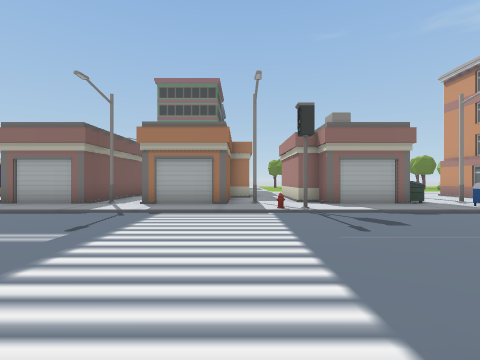
View 1 (above)

23 first-person views from a walk through a Unity game level. The camera is 1.3 m above the floor, looks level and sees 85° across. The floor is counted in squares, 2 m on a side. Each view is taken from the middle of a square. On the plan, view 1 faces up. The plan holds only what a view shows up to about 9 squares ahead; the rest is blank. The place goes on beyond the plan. The player character is not drawn. Some surface patterns are stand-ins.

View 2
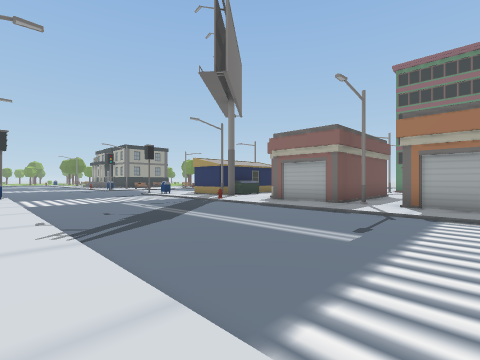

View 3
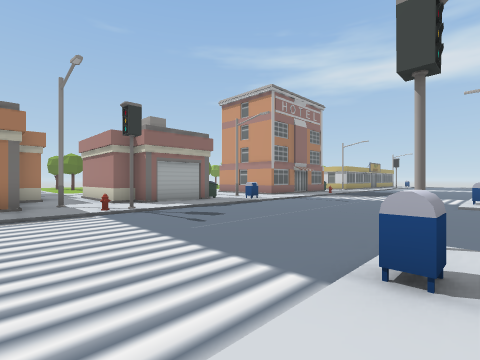

View 4
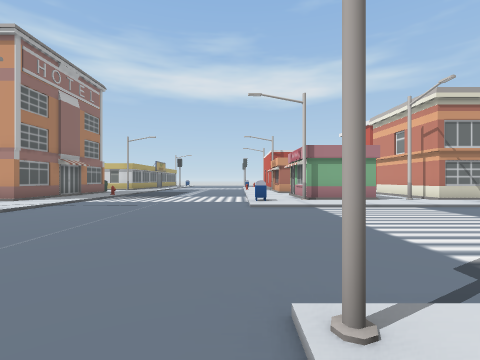

View 5
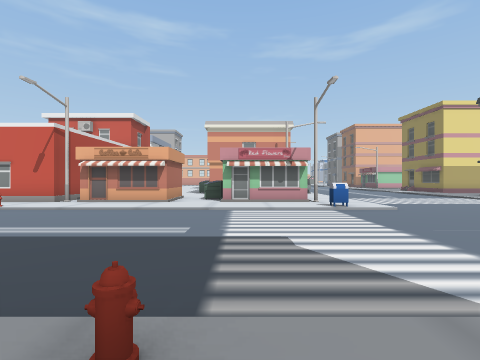

View 6
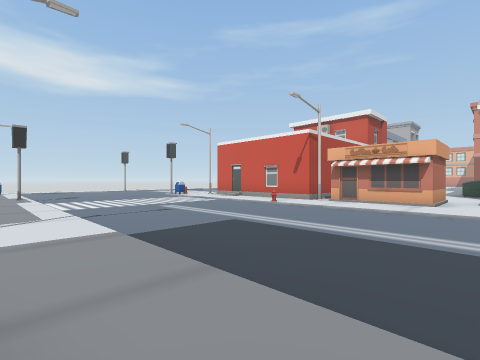

View 7
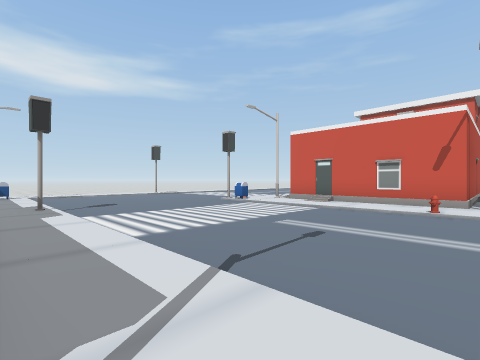

View 8
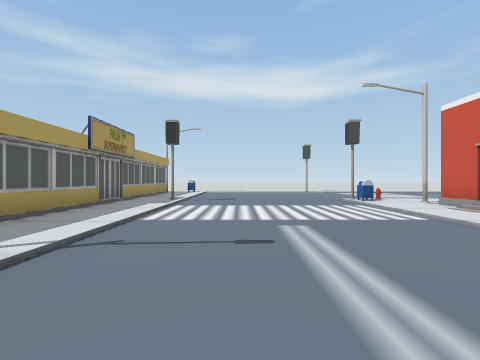

View 9
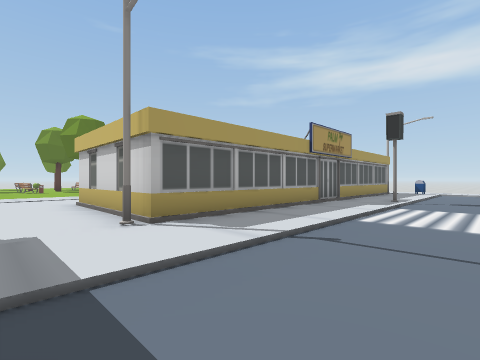

View 10
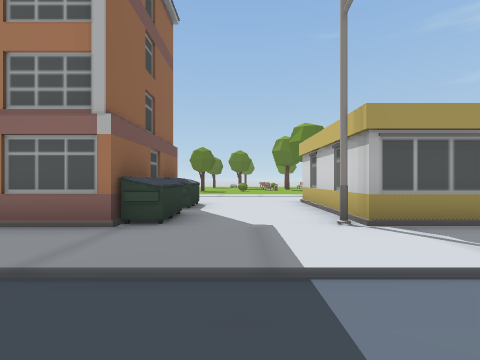

View 11
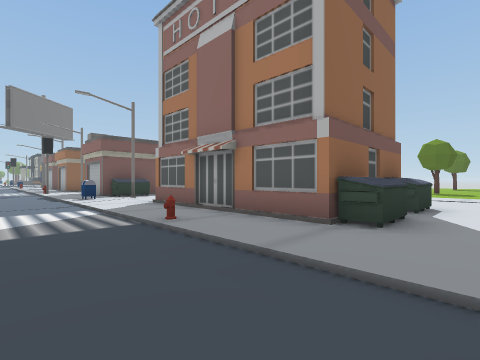

View 12
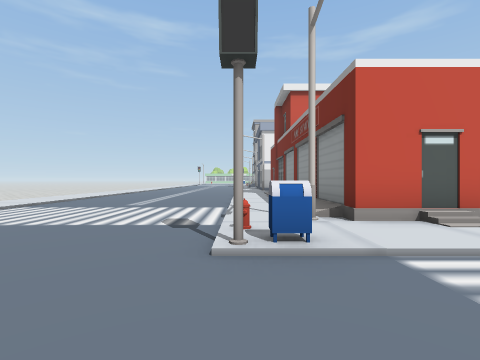

View 13
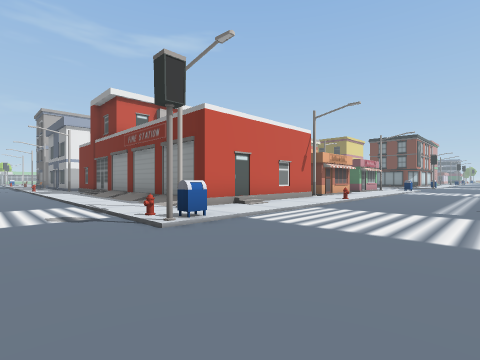

View 14
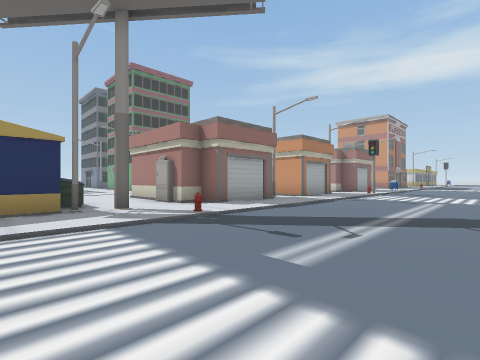

View 15
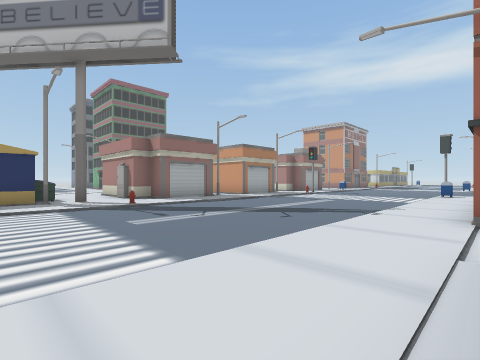

View 16
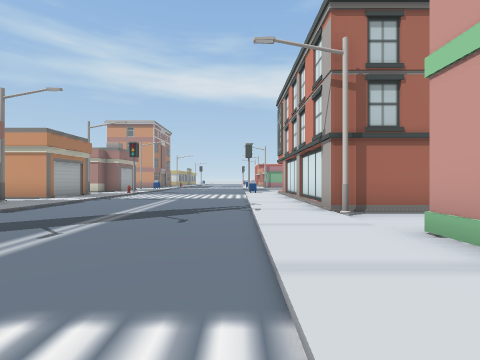

View 17
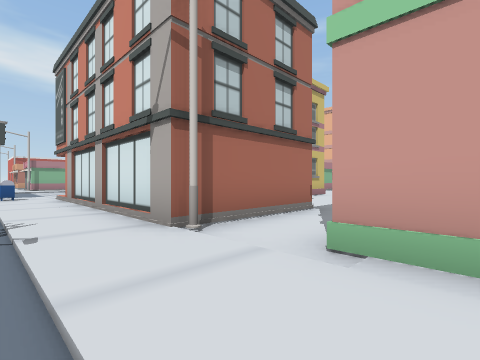

View 18
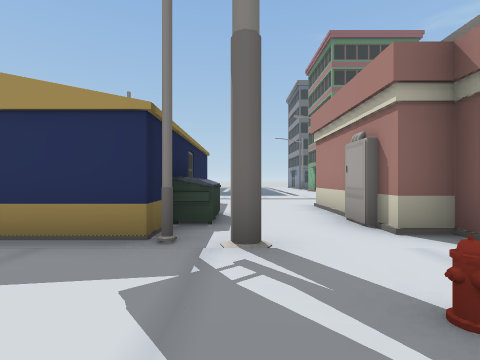

View 19
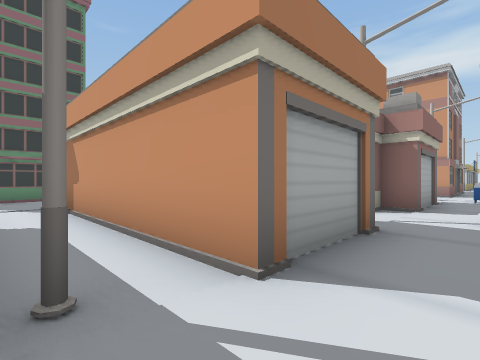

View 20
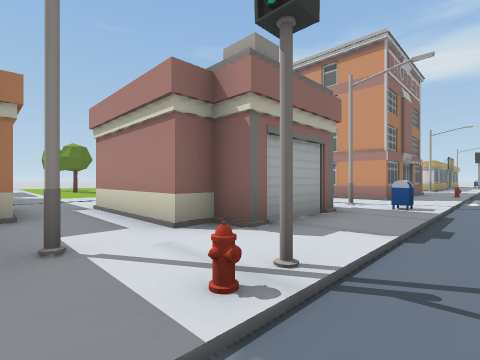

View 21
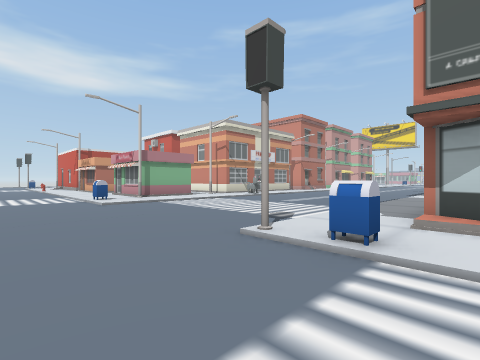

View 22
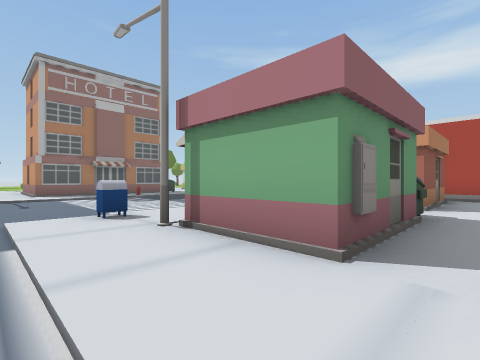

View 23
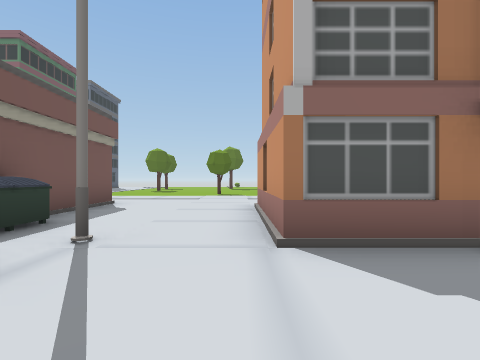

### Floor plan
Key: @ floor where view 1 was taken; # wall or solid block; . main floor; : floor 0.25 m higher than the main floor; / step, stairs or slope; B building; S streetlight; U dumpster; H hydrant; M mailbox; I billboard; O other object.
Columns run from 11 left of view 1 to 25 right of it. Each row starts with its distance up from view 1.
 20        BB
 19
 18
 17
 16        BB
 15
 14    ::
 13   :::  ::   ::  ::::     ::::
 12  #:::  ::  B::  ::::     ::::
 11  #::B  ::   :B  ::::B   #:::#
 10  #::#  ::  #:#  ::::    #U::#
  9  U::#  ::  ::## ::::#   #:::##
  8 #SB:B  S:  S:B# US::#####U:SB#######
  7 ::I::::::##::::::::::::::::::::::::::
  6 ///H////////HO///M////H///////////O//
  5 .....................................
  4 .....................................
  3 .....................................
  2 .....................................
  1 /////////////O....//////////H/////O..
  0 :::/:::::::@M/..../:M:::::::::::::HM.
 -1 :::/:S#####B//..../:SB#::B#S####BS/..
 -2    B:##     //..../:# #B: #/#  ##//..
 -3     :#      //..../:###U:##/#   #//..
 -4     :#      :/..../:S::::::/#   #//..

Positions as (right, up) in squares from view 1, and headings:
1: (0, 0), facing up
2: (-1, 0), facing up-left
3: (-1, 0), facing up-right
4: (1, 1), facing right
5: (11, 7), facing down
6: (12, 7), facing down-right
7: (16, 7), facing down-right
8: (15, 4), facing right
9: (15, 4), facing up-right
10: (15, 4), facing up
11: (15, 4), facing up-left
12: (23, 3), facing down
13: (25, 4), facing down-left
14: (-11, 2), facing up-right
15: (-11, -1), facing up-right
16: (-11, 1), facing right
17: (-9, 1), facing down-right
18: (-9, 5), facing up
19: (-4, 6), facing up-right
20: (0, 5), facing up-right
21: (0, 3), facing down-right
22: (7, -4), facing up-right
23: (8, 5), facing up
